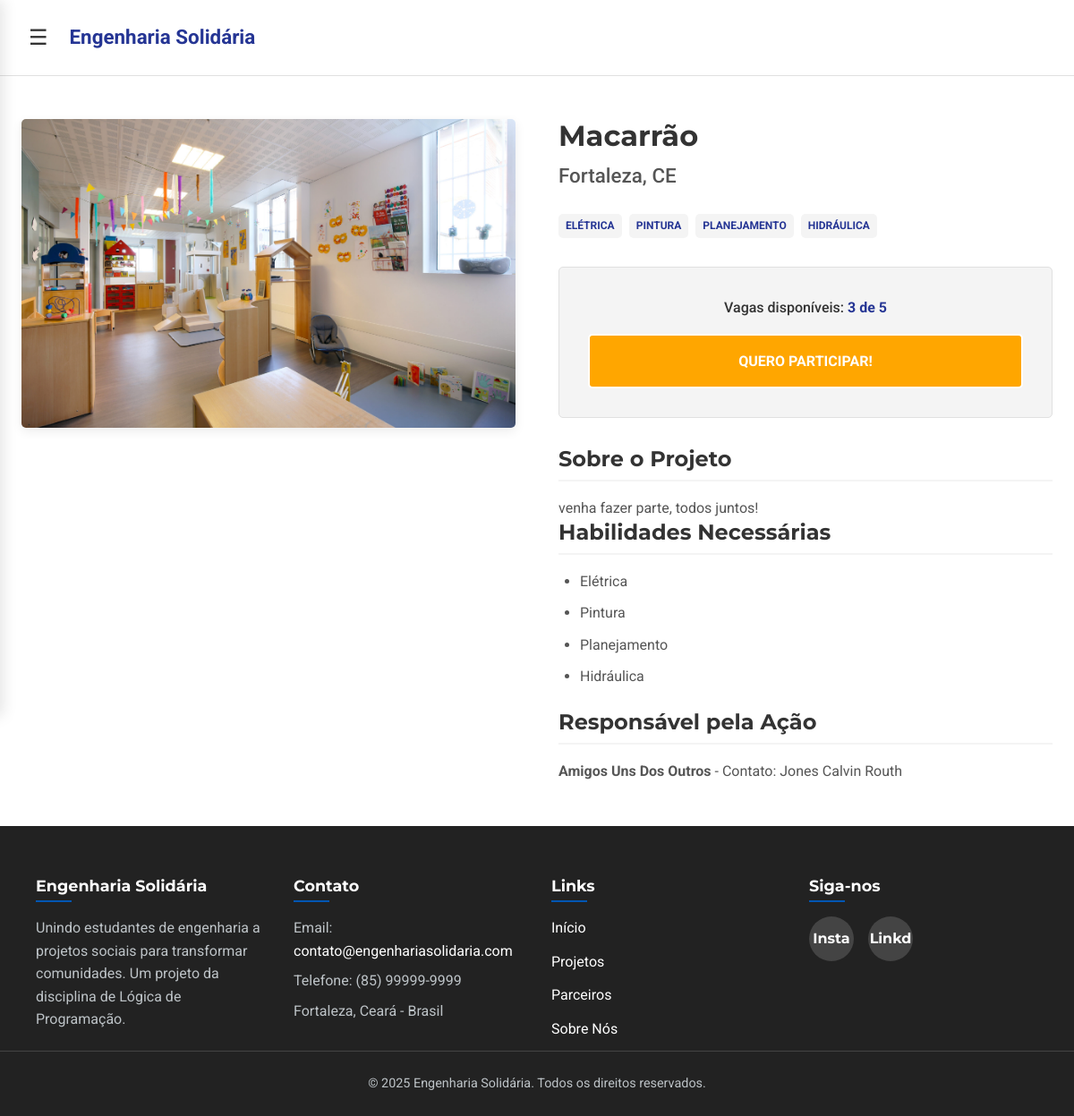
The page /projetos/1 on the database its author committed.
### ES/models.py (models this page shows, shortened)
class Project(db.Model):
    id = db.Column(db.Integer, primary_key=True)
    title = db.Column(db.String(150), nullable=False)
    description = db.Column(db.Text, nullable=False)
    location = db.Column(db.String(100), nullable=False)
    status = db.Column(db.String(50), nullable=False, default='Não Inicializada')
    work_date = db.Column(db.Date, nullable=True)
    responsible_org = db.Column(db.String(150), nullable=True)
    responsible_contact = db.Column(db.String(100), nullable=True)
    voluntarios = db.relationship('User', secondary=inscricoes, back_populates='projects')
    required_skills = db.relationship('Skill', secondary=project_skills, lazy='subquery', backref=db.backref('projects', lazy=True))

class Skill(db.Model):
    id = db.Column(db.Integer, primary_key=True)
    name = db.Column(db.String(50), unique=True, nullable=False)

### ES/routes/routes_project.py (the view)
@dp.route('/projetos/<int:project_id>')
def detalhes_projeto(project_id):
    projeto = Project.query.get_or_404(project_id)
    return render_template('detalhes_projeto.html', logged_in=('user_id' in session), project=projeto)

### ES/templates/detalhes_projeto.html (shortened to what this page needs)
<!DOCTYPE html>
<html lang="pt-BR">
<head>
    <link rel="stylesheet" href="{{ url_for('static', filename='css/base.css') }}">
    <link rel="stylesheet" href="{{ url_for('static', filename='css/header.css') }}">
    <link rel="stylesheet" href="{{ url_for('static', filename='css/sidebar.css') }}">
    <link rel="stylesheet" href="{{ url_for('static', filename='css/footer.css') }}">
    <link rel="stylesheet" href="{{ url_for('static', filename='css/detalhes_projeto.css') }}">
</head>
<body
    data-url-home="{{ url_for('main.homepage') }}"
    data-url-projetos="{{ url_for('main.projetos') }}"
    data-url-parceiros="{{ url_for('main.parceiros') }}"
    data-url-sobre-nos="{{ url_for('main.sobre_nos') }}"
    data-url-login="{{ url_for('main.login_cadastro') }}"
    data-url-register="{{ url_for('main.login_cadastro') }}#register"
    data-logged-in="{{ logged_in }}"
    data-url-logout="{{ url_for('main.logout') }}"
    data-url-confirmacao="{{ url_for('main.confirmacao_inscricao', project_id=project.id) }}"
    data-url-perfil="{{ url_for('main.perfil') }}"
>
    <header id="top-header">
        <button id="sidebar-toggle" aria-label="Abrir menu lateral">
            &#9776;
        </button>
        <a href="{{ url_for('main.homepage') }}" class="header-logo">Engenharia Solidária</a>
    </header>
    <div id="main-content">
        <main>
            <section class="project-detail-section">
                <div class="container project-detail-container">
                    <div class="project-gallery">
                        <img src="{{ url_for('static', filename='img/creche.jpg') }}" alt="Imagem principal do projeto">
                    </div>
                    <div class="project-info">
                        <h1>{{ project.title }}</h1>
                        <p class="project-location">{{ project.location }}</p>
                        <div class="project-tags">
                            {% for skill in project.required_skills %}
                                <span class="tag">{{ skill.name }}</span>
                            {% else %}
                                <span class="tag" style="background-color: #eee; color: #777;">Não especificado</span>
                            {% endfor %}
                        </div>
                        <div class="cta-box">
                            <p class="vacancies">Vagas disponíveis: <strong>3 de 5</strong></p>
                            <a href="{{ url_for('main.confirmacao_inscricao', project_id=project.id) }}#register" class="btn btn-primary" id="btn-inscrever">QUERO PARTICIPAR!</a>
                        </div>
                        <div class="project-description">
                            <h2>Sobre o Projeto</h2>
                            <p>{{ project.description }}</p>
                            <h2>Habilidades Necessárias</h2>
                                {% if project.required_skills %}
                                    <ul>
                                        {% for skill in project.required_skills %}
                                            <li>{{ skill.name }}</li>
                                        {% endfor %}
                                    </ul>
                                {% else %}
                                    <p>Nenhuma habilidade específica listada.</p>
                                {% endif %}
                            <h2>Responsável pela Ação</h2>
                                {% if project.responsible_org %}
                                    <p>
                                        <strong>{{ project.responsible_org }}</strong>
                                        {% if project.responsible_contact %}
                                            - Contato: {{ project.responsible_contact }}
                                        {% endif %}
                                    </p>
                                {% else %}
                                    <p>Organização não informada.</p>
                                {% endif %}
                        </div>
                    </div>
                </div>
            </section>
        </main>
        <footer class="footer">
    <div class="container">
        <div class="footer-content">
            <div class="footer-column footer-about">
                <h4>Engenharia Solidária</h4>
                <p>Unindo estudantes de engenharia a projetos sociais para transformar comunidades. Um projeto da disciplina de Lógica de Programação.</p>
                </div>
            <div class="footer-column footer-contact">
                <h4>Contato</h4>
                <p>Email: <a href="mailto:contato@engenhariasolidaria.com">contato@engenhariasolidaria.com</a></p>
                <p>Telefone: (85) 99999-9999</p>
                <p>Fortaleza, Ceará - Brasil</p>
            </div>
            <div class="footer-column footer-links">
                <h4>Links</h4>
                <ul>
                    <li><a href="{{ url_for('main.homepage') }}">Início</a></li>
                    <li><a href="{{ url_for('main.projetos') }}">Projetos</a></li>
                    <li><a href="{{ url_for('main.parceiros') }}">Parceiros</a></li>
                    <li><a href="{{ url_for('main.sobre_nos') }}">Sobre Nós</a></li>
                </ul>
            </div>
            <div class="footer-column footer-social">
                <h4>Siga-nos</h4>
                <div class="social-links">
                    <a href="#" aria-label="Instagram">Insta</a>
                    <a href="#" aria-label="LinkedIn">Linkd</a>
                </div>
            </div>
        </div>
        <div class="footer-bottom">
            <p>&copy; 2025 Engenharia Solidária. Todos os direitos reservados.</p>
        </div>
    </div>
</footer>
    </div>
</body>
</html>

### ES/static/css/base.css (style rules this page uses)
:root { --cor-primaria: #253594; --cor-secundaria: #d9534f; --cor-sucesso: #4cae4c; --cor-fundo: #ffffff; --cor-fundo-secundario: #f4f4f4; --cor-texto: #333333; --cor-texto-claro: #ffffff; --cor-borda: #e0e0e0; --cor-botao: #f7b910; --cor-botao: #ffa600; --fonte-principal: "Roboto", sans-serif; --fonte-secundaria: "Montserrat", sans-serif; --texto-xs: 0.75rem; --texto-sm: 0.875rem; --texto-base: 1rem; --texto-lg: 1.400rem; --texto-xl: 1.5rem; --texto-2xl: 2rem; --esp-1: 0.25rem; --esp-2: 0.5rem; --esp-3: 1rem; --esp-4: 1.5rem; --esp-5: 2rem; --esp-6: 3rem; --raio-borda: 5px; --sombra-padrao: 0 4px 12px rgba(0, 0, 0, 0.08); --largura-maxima: 1200px; }
*, *::before, *::after { box-sizing: border-box; margin: 0; padding: 0; }
html { scroll-behavior: smooth; -webkit-font-smoothing: antialiased; -moz-osx-font-smoothing: grayscale; }
body { min-height: 100vh; display: flex; flex-direction: column; font-family: var(--fonte-principal); font-size: var(--texto-base); color: var(--cor-texto); background-color: var(--cor-fundo); line-height: 1.6; }
img, picture, video, canvas, svg { display: block; max-width: 100%; }
ul, ol { list-style: none; }
a { text-decoration: none; color: var(--cor-primaria); }
h1, h2, h3, h4, h5, h6 { font-family: var(--fonte-secundaria); font-weight: 700; line-height: 1.2; margin-bottom: var(--esp-3); }
h1 { font-size: var(--texto-2xl); }
h2 { font-size: var(--texto-xl); }
.btn { display: inline-block; padding: var(--esp-3) var(--esp-5); font-family: var(--fonte-principal); font-weight: 700; border-radius: var(--raio-borda); text-decoration: none; transition: all 0.3s ease; border: 2px solid transparent; cursor: pointer; text-align: center; }
.btn-primary { background-color: var(--cor-botao); color: var(--cor-texto-claro); border-color: var(--cor-botao-hover); }

### ES/static/css/header.css (style rules this page uses)
#top-header { width: 100%; padding: var(--esp-4) var(--esp-5); background-color: var(--cor-fundo); border-bottom: 1px solid var(--cor-borda); display: flex; align-items: center; gap: var(--esp-4); }
#sidebar-toggle { background: none; border: none; font-size: var(--texto-xl); color: var(--cor-texto); cursor: pointer; }
.header-logo { font-size: var(--texto-lg); font-weight: 700; color: var(--cor-primaria); text-decoration: none; }

### ES/static/css/footer.css (style rules this page uses)
:root { --primary-color: #0056b3; --primary-color-dark: #004085; --text-color: #333; --white: #ffffff; --footer-bg: #222; --footer-text: #bdc3c7; --footer-links: #ffffff; --footer-border: #444; }
.footer { background-color: var(--footer-bg); color: var(--footer-text); padding-top: 3.5rem; padding-bottom: 1.5rem; font-family: 'Roboto', sans-serif; line-height: 1.6; margin-top: auto; }
.footer-content { display: flex; flex-wrap: wrap; justify-content: space-between; gap: 2rem; padding:0 2.5rem; }
.footer-column { flex: 1 1 220px; min-width: 220px; }
.footer-column h4 { font-family: 'Montserrat', sans-serif; font-size: 1.1rem; font-weight: 700; color: var(--white); margin-bottom: 1rem; position: relative; padding-bottom: 0.5rem; }
.footer-column h4::after { content: ''; position: absolute; left: 0; bottom: 0; width: 40px; height: 2px; background-color: var(--primary-color); }
.footer-column p { margin-bottom: 0.5rem; }
.footer-contact a { color: var(--footer-links); text-decoration: none; transition: color 0.3s ease; }
.footer-links ul { list-style: none; padding: 0; margin: 0; }
.footer-links li { margin-bottom: 0.75rem; }
.footer-links a { color: var(--footer-links); text-decoration: none; transition: all 0.3s ease; }
.social-links { display: flex; gap: 1rem; }
.social-links a { display: inline-block; width: 50px; height: 50px; border-radius: 50%; background-color: var(--footer-border); color: var(--footer-links); display: flex; align-items: center; justify-content: center; text-decoration: none; font-weight: 700; font-family: 'Montserrat', sans-serif; transition: background-color 0.3s ease; }
.footer-bottom { text-align: center; padding-top: 1.5rem; border-top: 1px solid var(--footer-border); font-size: 0.9rem; color: var(--footer-text); }
.footer-bottom p { margin: 0; }

### rows shown on the page
Project: title "Macarrão", location "Fortaleza, CE", description "venha fazer parte, todos juntos!", responsible_org "Amigos Uns Dos Outros", responsible_contact "Jones Calvin Routh"
Skill: name "ELÉTRICA", name "Elétrica"
Skill: name "PINTURA", name "Pintura"
Skill: name "PLANEJAMENTO", name "Planejamento"
Skill: name "HIDRÁULICA", name "Hidráulica"
